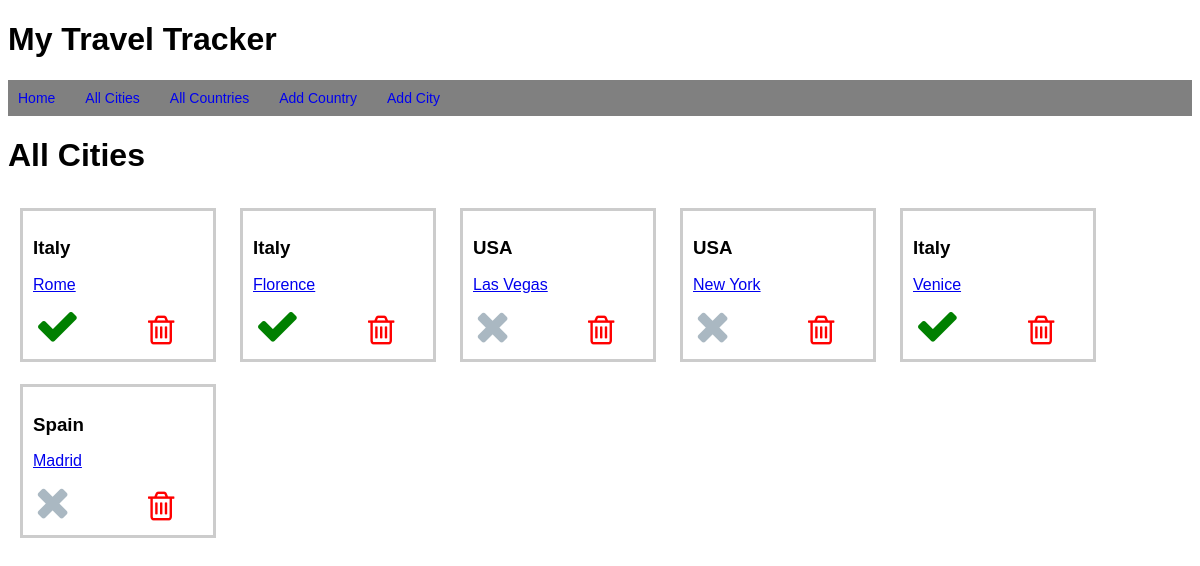
Before: /cities with the older database file.
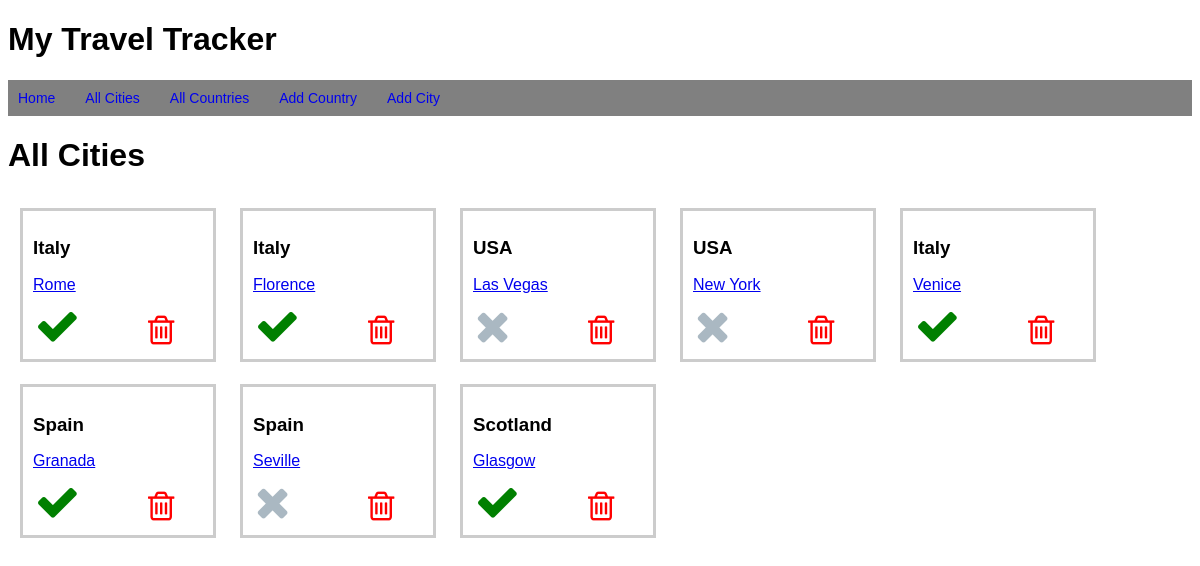
After: the same page with the newer database file.
### tables this page shows
CREATE TABLE cities (
    id INTEGER PRIMARY KEY AUTOINCREMENT,
    name VARCHAR,
    completed BOOLEAN,
    country_id INTEGER NOT NULL,
      FOREIGN KEY (country_id)
        REFERENCES countries (id)
);

CREATE TABLE countries (
    id INTEGER PRIMARY KEY AUTOINCREMENT,
    title VARCHAR
);

### controllers/city_controller.py (the view)
@cities_blueprint.route("/cities")
def cities():
    cities = city_repository.select_all()
    return render_template("cities/index.html", all_cities = cities)

### db/run_sql.py (called while the page is built)
def get_db():
    path = os.path.dirname(os.path.abspath(__file__))
    db = os.path.join(path, "travel_manager.db")
    conn = sqlite3.connect(db)
    conn.execute("PRAGMA foreign_keys = 1")
    conn.row_factory = sqlite3.Row
    return conn

def run_sql(sql, values = []):
    db = get_db()
    cursor = db.cursor()
    cursor.execute(sql, values)
    results = cursor.fetchall()
    db.commit()
    db.close()
    return results

### repositories/city_repository.py (called while the page is built)
def select_all():
    cities = []
    sql = "SELECT * FROM cities"
    results = run_sql(sql)
    for row in results:
        completed = True if row['completed'] == 1 else False
        country = country_repository.select(row['country_id'])
        city = City(row['name'], country, completed, row['id'] )
        cities.append(city)
    return cities

### repositories/country_repository.py (called while the page is built)
def select(id):
    country = None
    sql = "SELECT * FROM countries WHERE id = ?"
    values = [id]
    result = run_sql(sql, values)[0]
    if result is not None:
        country = Country(result['title'], result['id'])
    return country

### templates/cities/index.html
{% extends "base.html" %}
{% block content %}
<h1>All Cities</h1>
<div class="cities">
{% for city in all_cities %}
<div class="city">
    <div class="content">
        <h3>{{city.country.title}}</h3>
        <div class="description">
            <a href="/cities/{{city.id}}">{{city.name}}</a>
        </div>
        <div class="buttons">
            {% if city.completed == True %}
            <i class="fa fa-check fa-2x" style="color:green" aria-hidden="true"></i>
            {% else %}
            <i class="fa fa-times fa-2x" aria-hidden="true"></i>
            {% endif %}
            <form class="delete-form" action="/cities/{{city.id}}/delete" method="POST">
                <button class="trash-button"><i class="fa fa-trash-o fa-3x" style="color:red"
                        aria-hidden="true"></i></button>
            </form>
        </div>
    </div>
</div>
{% endfor %}
</div>
{% endblock %}

### templates/base.html (shortened to what this page needs)
<!DOCTYPE html>
<html lang="en">
<head>
    <link rel="stylesheet" href="https://stackpath.bootstrapcdn.com/font-awesome/4.7.0/css/font-awesome.min.css"
>
    <link rel="stylesheet" href="{{ url_for('static', filename='style.css') }}">
</head>
<body>
    <header>
        <h1>My Travel Tracker</h1>
        <nav>
            <ul class="menu">
                <li><a href="/">Home</a></li>
                <li><a href="/cities">All Cities</a></li>
                <li><a href="/countries">All Countries</a></li>
                <li><a href="/countries/new_country">Add Country</a></li>
                <li><a href="/cities/new">Add City</a></li>
            </ul>
        </nav>
    </header>
    <div class="container">
        {% block content %}{% endblock %}
    </div>
</body>
</html>

### static/style.css (style rules this page uses)
body { font-family: "Helvetica", arial, sans-serif; font-size: 16px; }
.city { display: flex; border: 3px solid #ccc; width: 170px; margin: 12px; min-height: 68px; padding: 10px; line-height: 18px; margin-bottom: 10px; }
.cities { display: flex; flex-wrap: wrap; }
.buttons { margin-top: 10px; margin-left: 2px; font-size: 1.4em; color: #aab8c2; }
.buttons i { width: 80px; }
input, select, button { font-size: 100%; width: 100%; padding: 10px; margin: 10px; box-sizing: border-box; }
.trash-button { display: contents; font-size: 50%; }
.delete-form { display: inline; }
.menu { display: flex; padding: 10px; background-color: gray; color: white; }
.menu li a { text-decoration: none; }
.menu li { padding-right: 30px; list-style: none; color: white; font-family: "Helvetica", arial, sans-serif; font-size: 14px; }

Changed rows visible on the page:
removed cities: country "Spain", name "Madrid", completed False (drawn)
added cities: country "Spain", name "Granada", completed True (drawn)
added cities: country "Spain", name "Seville", completed False (drawn)
added cities: country "Scotland", name "Glasgow", completed True (drawn)
